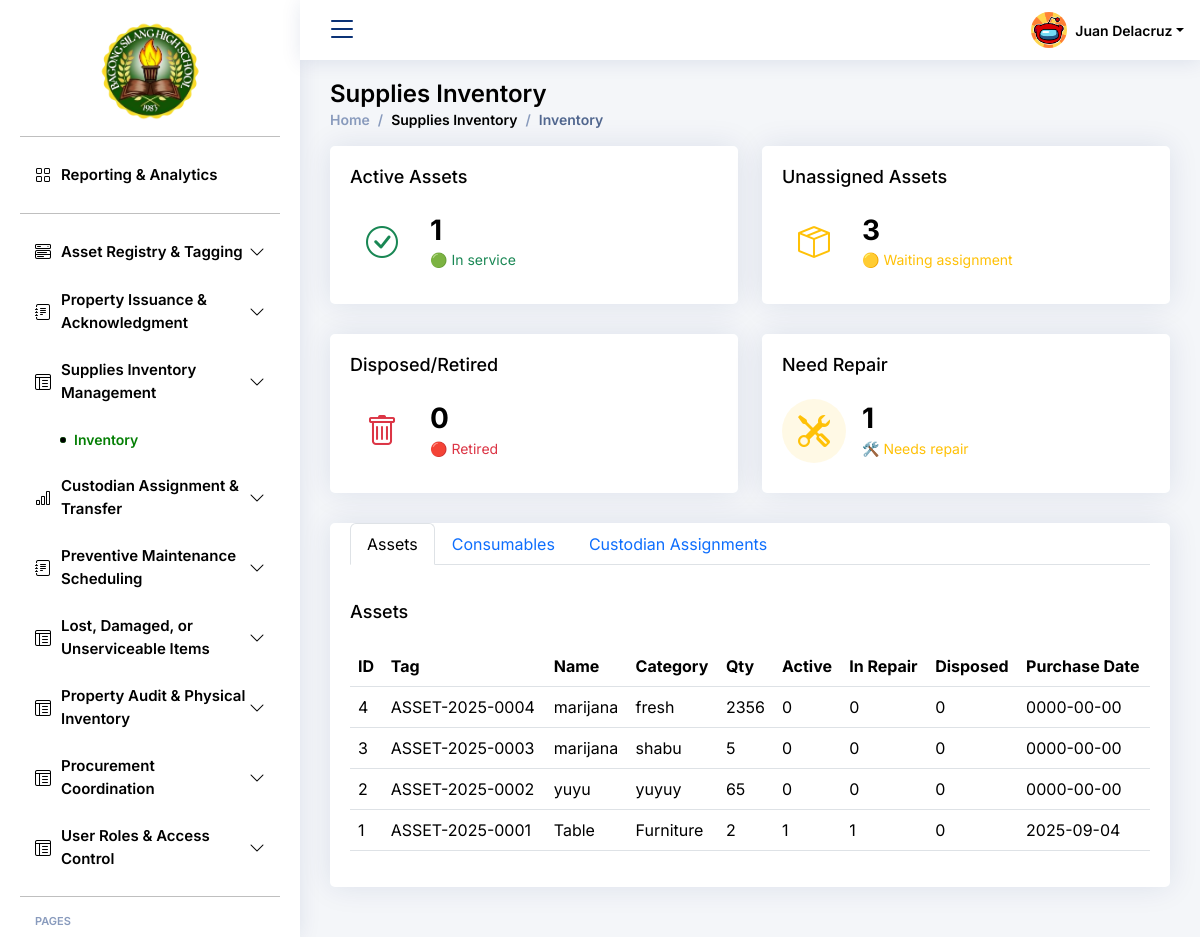
Screenshot of /supplies_inventory/inventory.php with the database file from the repository.
### tables this page shows
CREATE TABLE `bcp_sms4_asset` (
  `id` int(11) NOT NULL,
  `asset_tag` varchar(255) DEFAULT NULL,
  `name` varchar(255) NOT NULL,
  `category` varchar(255) NOT NULL,
  `quantity` int(11) NOT NULL,
  `active` int(11) NOT NULL,
  `in_repair` int(11) NOT NULL,
  `disposed` int(11) NOT NULL,
  `purchase_date` date NOT NULL,
  `created_at` date NOT NULL
);

### supplies_inventory/inventory.php (the view, shortened to what this page needs)
<!DOCTYPE html>
<html lang="en">
<head>
  <link href="../assets/vendor/bootstrap/css/bootstrap.min.css" rel="stylesheet">
  <link href="../assets/vendor/bootstrap-icons/bootstrap-icons.css" rel="stylesheet">
  <link href="../assets/vendor/boxicons/css/boxicons.min.css" rel="stylesheet">
  <link href="../assets/vendor/quill/quill.snow.css" rel="stylesheet">
  <link href="../assets/vendor/quill/quill.bubble.css" rel="stylesheet">
  <link href="../assets/vendor/remixicon/remixicon.css" rel="stylesheet">
  <link href="../assets/vendor/simple-datatables/style.css" rel="stylesheet">
  <link href="../assets/css/style.css" rel="stylesheet">
  <link href="../assets/css/schedule_maintenance.css" rel="stylesheet">
</head>
<body>
  <header id="header" class="header fixed-top d-flex align-items-center">
    <div class="d-flex align-items-center justify-content-between">
      <i class="bi bi-list toggle-sidebar-btn"></i>
    </div>
    <nav class="header-nav ms-auto">
      <ul class="d-flex align-items-center">
        <li class="nav-item dropdown pe-3">
          <a class="nav-link nav-profile d-flex align-items-center pe-0" href="#" data-bs-toggle="dropdown">
            <img src="../assets/img/default_profile.png" alt="Profile" class="rounded-circle">
            <span class="d-none d-md-block dropdown-toggle ps-2">Juan Delacruz</span>
          </a>
        </li>
      </ul>
    </nav>
  </header>
  <aside id="sidebar" class="sidebar">
    <ul class="sidebar-nav" id="sidebar-nav">
        <div class="flex items-center justify-center w-full h-16 bg-transparent">
            <img src="../assets/img/bagong_silang_logo.png"
                alt="Logo"
                style="width: 120px; height: auto; margin: 0 auto; display: block;">
        </div>
    <hr class="sidebar-divider">
      <li class="nav-item">
        <a class="nav-link " href="../dashboard.php">
          <i class="bi bi-grid"></i>
          <span>Reporting & Analytics</span>
        </a>
      </li>
      <hr class="sidebar-divider">
      <li class="nav-item">
        <a class="nav-link collapsed" data-bs-target="#components-nav" data-bs-toggle="collapse" href="#">
          <i class="bi bi-menu-button-wide"></i><span>Asset Registry & Tagging </span><i class="bi bi-chevron-down ms-auto"></i>
        </a>
      </li>
      <li class="nav-item">
        <a class="nav-link collapsed" data-bs-target="#forms-nav" data-bs-toggle="collapse" href="#">
          <i class="bi bi-journal-text"></i><span>Property Issuance & Acknowledgment</span><i class="bi bi-chevron-down ms-auto"></i>
        </a>
      </li>
      <li class="nav-item">
        <a class="nav-link collapsed" data-bs-target="#tables-nav" data-bs-toggle="collapse" href="#">
          <i class="bi bi-layout-text-window-reverse"></i><span>Supplies Inventory Management </span><i class="bi bi-chevron-down ms-auto"></i>
        </a>
        <ul id="tables-nav" class="nav-content collapse show" data-bs-parent="#sidebar-nav">
          <li>
            <a href="inventory.php" class="active">
              <i class="bi bi-circle"></i><span>Inventory</span>
            </a>
          </li>
        </ul>
      </li>
      <li class="nav-item">
        <a class="nav-link collapsed" data-bs-target="#charts-nav" data-bs-toggle="collapse" href="#">
          <i class="bi bi-bar-chart"></i><span>Custodian Assignment & Transfer</span><i class="bi bi-chevron-down ms-auto"></i>
        </a>
      </li>
      <li class="nav-item">
        <a class="nav-link collapsed" data-bs-target="#icons-nav" data-bs-toggle="collapse" href="#">
          <i class="bi bi-journal-text"></i><span>Preventive Maintenance Scheduling </span><i class="bi bi-chevron-down ms-auto"></i>
        </a>
      </li>
        <li class="nav-item">
        <a class="nav-link collapsed" data-bs-target="#tables-nav" data-bs-toggle="collapse" href="#">
          <i class="bi bi-layout-text-window-reverse"></i><span>Lost, Damaged, or Unserviceable Items</span><i class="bi bi-chevron-down ms-auto"></i>
        </a>
      </li>
    <li class="nav-item">
        <a class="nav-link collapsed" data-bs-target="#tables-nav" data-bs-toggle="collapse" href="#">
          <i class="bi bi-layout-text-window-reverse"></i><span>Property Audit & Physical Inventory</span><i class="bi bi-chevron-down ms-auto"></i>
        </a>
      </li>
      <li class="nav-item">
        <a class="nav-link collapsed" data-bs-target="#tables-nav" data-bs-toggle="collapse" href="#">
          <i class="bi bi-layout-text-window-reverse"></i><span>Procurement Coordination</span><i class="bi bi-chevron-down ms-auto"></i>
        </a>
      </li>
      <li class="nav-item">
        <a class="nav-link collapsed" data-bs-target="#tables-nav" data-bs-toggle="collapse" href="#">
          <i class="bi bi-layout-text-window-reverse"></i><span>User Roles & Access Control</span><i class="bi bi-chevron-down ms-auto"></i>
        </a>
      </li>
      <hr class="sidebar-divider">
      <li class="nav-heading">Pages</li>
    </ul>
  </aside>
  <main id="main" class="main">
    <div class="pagetitle">
      <h1>Supplies Inventory</h1>
      <nav>
        <ol class="breadcrumb">
          <li class="breadcrumb-item"><a href="dashboard.php">Home</a></li>
          <li class="breadcrumb-item">Supplies Inventory</li>
          <li class="breadcrumb-item active">Inventory</li>
        </ol>
      </nav>
    </div>
    <?php
        include '../connection.php';
        $active_assets = 0;
        $result = $conn->query("SELECT COUNT(*) as total FROM bcp_sms4_asset WHERE active > 0");
        if ($result && $row = $result->fetch_assoc()) {
            $active_assets = $row['total'];
        }
        $unassigned_assets = 0;
        $result = $conn->query("
            SELECT COUNT(*) as total
            FROM bcp_sms4_asset a
            WHERE a.active = 0 AND a.in_repair = 0 AND a.disposed = 0
        ");
        if ($result && $row = $result->fetch_assoc()) {
            $unassigned_assets = $row['total'];
        }
        $disposed_assets = 0;
        $result = $conn->query("SELECT COUNT(*) as total FROM bcp_sms4_asset WHERE disposed > 0");
        if ($result && $row = $result->fetch_assoc()) {
            $disposed_assets = $row['total'];
        }
        $need_repair = 0;
        $result = $conn->query("SELECT COUNT(*) as total FROM bcp_sms4_asset WHERE in_repair > 0");
        if ($result && $row = $result->fetch_assoc()) {
            $need_repair = $row['total'];
        }
        ?>
  <section class="section dashboard">
      <div class="row">
<div class="col-xxl-3 col-md-6">
  <div class="card info-card">
    <div class="card-body">
      <h5 class="card-title">Active Assets</h5>
      <div class="d-flex align-items-center">
        <div class="card-icon rounded-circle d-flex align-items-center justify-content-center">
          <i class="bi bi-check-circle text-success"></i>
        </div>
        <div class="ps-3">
          <h6><?php echo $active_assets; ?></h6>
          <span class="text-success small">🟢 In service</span>
        </div>
      </div>
    </div>
  </div>
</div>
<div class="col-xxl-3 col-md-6">
  <div class="card info-card">
    <div class="card-body">
      <h5 class="card-title">Unassigned Assets</h5>
      <div class="d-flex align-items-center">
        <div class="card-icon rounded-circle d-flex align-items-center justify-content-center">
          <i class="bi bi-box-seam text-warning"></i>
        </div>
        <div class="ps-3">
          <h6><?php echo $unassigned_assets; ?></h6>
          <span class="text-warning small">🟡 Waiting assignment</span>
        </div>
      </div>
    </div>
  </div>
</div>
<div class="col-xxl-3 col-md-6">
  <div class="card info-card">
    <div class="card-body">
      <h5 class="card-title">Disposed/Retired</h5>
      <div class="d-flex align-items-center">
        <div class="card-icon rounded-circle d-flex align-items-center justify-content-center">
          <i class="bi bi-trash text-danger"></i>
        </div>
        <div class="ps-3">
          <h6><?php echo $disposed_assets; ?></h6>
          <span class="text-danger small">🔴 Retired</span>
        </div>
      </div>
    </div>
  </div>
</div>
<div class="col-xxl-3 col-md-6">
  <div class="card info-card">
    <div class="card-body">
      <h5 class="card-title">Need Repair</h5>
      <div class="d-flex align-items-center">
        <div class="card-icon rounded-circle d-flex align-items-center justify-content-center bg-warning bg-opacity-10">
          <i class="bi bi-tools text-warning"></i>
        </div>
        <div class="ps-3">
          <h6><?php echo $need_repair; ?></h6>
          <span class="text-warning small">🛠️ Needs repair</span>
        </div>
      </div>
    </div>
  </div>
</div>
<section class="section">
  <div class="row">
    <div class="col-lg-12">
      <div class="card">
        <div class="card-body">
          <ul class="nav nav-tabs" id="assetTabs" role="tablist">
            <li class="nav-item" role="presentation">
              <button class="nav-link active" id="assets-tab" data-bs-toggle="tab" data-bs-target="#assets" type="button" role="tab">Assets</button>
            </li>
            <li class="nav-item" role="presentation">
              <button class="nav-link" id="consumables-tab" data-bs-toggle="tab" data-bs-target="#consumables" type="button" role="tab">Consumables</button>
            </li>
            <li class="nav-item" role="presentation">
              <button class="nav-link" id="assignments-tab" data-bs-toggle="tab" data-bs-target="#assignments" type="button" role="tab">Custodian Assignments</button>
            </li>
          </ul>
          <div class="tab-content mt-3" id="assetTabsContent">
            <div class="tab-pane fade show active" id="assets" role="tabpanel">
              <h5 class="card-title">Assets</h5>
              <table class="table datatable">
                <thead>
                  <tr>
                    <th>ID</th>
                    <th>Tag</th>
                    <th>Name</th>
                    <th>Category</th>
                    <th>Qty</th>
                    <th>Active</th>
                    <th>In Repair</th>
                    <th>Disposed</th>
                    <th>Purchase Date</th>
                  </tr>
                </thead>
                    <tbody>
                    <?php
                    $assets = $conn->query("SELECT * FROM bcp_sms4_asset ORDER BY id DESC");
                    if ($assets && $assets->num_rows > 0):
                        while ($row = $assets->fetch_assoc()):
                    ?>
                        <tr>
                            <td><?= $row['id'] ?></td>
                            <td><?= $row['asset_tag'] ?></td>
                            <td><?= $row['name'] ?></td>
                            <td><?= $row['category'] ?></td>
                            <td><?= $row['quantity'] ?></td>
                            <td><?= $row['active'] ?></td>
                            <td><?= $row['in_repair'] ?></td>
                            <td><?= $row['disposed'] ?></td>
                            <td><?= $row['purchase_date'] ?></td>
                        </tr>
                    <?php
                        endwhile;
                    else:
                    ?>
                        <tr><td colspan="9">No assets found</td></tr>
                    <?php endif; ?>
                    </tbody>
              </table>
            </div>
          </div>
        </div>
      </div>
    </div>
  </div>
</section>
  </main>
  </body>
</html>

### assets/css/style.css (style rules this page uses)
:root { scroll-behavior: smooth; }
body { font-family: "Inter", sans-serif; background: #f6f9ff; color: #444444; }
a { color: #4154f1; text-decoration: none; }
h1, h2, h3, h4, h5, h6 { font-family: "Inter", sans-serif; }
#main { margin-top: 60px; padding: 20px 30px; transition: all 0.3s; }
.pagetitle { margin-bottom: 10px; }
.pagetitle h1 { font-size: 24px; margin-bottom: 0; font-weight: 600; color: #000000; }
.card { margin-bottom: 30px; border: none; border-radius: 5px; box-shadow: 0px 0 30px rgba(1, 41, 112, 0.1); }
.card-title { padding: 20px 0 15px 0; font-size: 18px; font-weight: 500; color: #000000; font-family: "Inter", sans-serif; }
.card-body { padding: 0 20px 20px 20px; }
.breadcrumb { font-size: 14px; font-family: "Inter", sans-serif; color: #000000; font-weight: 600; }
.breadcrumb a { color: #899bbd; transition: 0.3s; }
.breadcrumb .breadcrumb-item::before { color: #899bbd; }
.breadcrumb .active { color: #51678f; font-weight: 600; }
.header { transition: all 0.3s; z-index: 997; height: 60px; box-shadow: 0px 2px 20px rgba(1, 41, 112, 0.1); background-color: #fff; padding-left: 1rem; position: fixed; top: 0; left: 0; right: 0; }
.header .toggle-sidebar-btn { font-size: 32px; padding-left: 10px; cursor: pointer; color: #012970; }
.header-nav ul { list-style: none; }
.header-nav>ul { margin: 0; padding: 0; }
.header-nav .nav-profile { color: #000000; }
.header-nav .nav-profile img { max-height: 36px; }
.header-nav .nav-profile span { font-size: 14px; font-weight: 600; }
.sidebar { position: fixed; top: 0; left: 0; bottom: 0; width: 300px; z-index: 996; transition: all 0.3s; padding: 20px; overflow-y: auto; scrollbar-width: thin; scrollbar-color: #aab7cf transparent; box-shadow: 0px 0px 20px rgba(1, 41, 112, 0.1); background-color: #ffffff; }
.sidebar hr.sidebar-divider { border-top: 1px solid #000000; }
@media (min-width: 1200px) { #main, #footer, #header { margin-left: 300px; } }
.sidebar-nav { padding: 0; margin: 0; list-style: none; }
.sidebar-nav li { padding: 0; margin: 0; list-style: none; }
.sidebar-nav .nav-item { margin-bottom: 5px; }
.sidebar-nav .nav-heading { font-size: 11px; text-transform: uppercase; color: #899bbd; font-weight: 600; margin: 10px 0 5px 15px; }
.sidebar-nav .nav-link { display: flex; align-items: center; font-size: 15px; font-weight: 600; color: #000000; transition: 0.3; background: #ffffff; padding: 10px 15px; border-radius: 4px; }
.sidebar-nav .nav-link i { font-size: 16px; margin-right: 10px; color: #000000; }
.sidebar-nav .nav-link.collapsed { color: #000000; background: #ffffff; }
.sidebar-nav .nav-link.collapsed i { color: #000000; }
.sidebar-nav .nav-link .bi-chevron-down { margin-right: 0; transition: transform 0.3s ease-in-out; }
.sidebar-nav .nav-content { padding: 5px 0 0 0; margin: 0; list-style: none; }
.sidebar-nav .nav-content a { display: flex; align-items: center; font-size: 14px; font-weight: 600; color: #000000; transition: 0.3; padding: 10px 0 10px 40px; transition: 0.3s; }
.sidebar-nav .nav-content a i { font-size: 6px; margin-right: 8px; line-height: 0; border-radius: 50%; }
.sidebar-nav .nav-content a:hover, .sidebar-nav .nav-content a.active { color: #047f04; background: #ffffff; }
.sidebar-nav .nav-content a.active i { background-color: #000000; }
.dashboard .info-card { padding-bottom: 10px; }
.dashboard .info-card h6 { font-size: 28px; color: #000000; font-weight: 700; margin: 0; padding: 0; }
.dashboard .card-icon { font-size: 32px; line-height: 0; width: 64px; height: 64px; flex-shrink: 0; flex-grow: 0; }

### assets/css/schedule_maintenance.css (style rules this page uses)
html, body { margin: 0; padding: 0; font-family: "Inter", sans-serif; background: #f4f6f9; }

### rows the page displays
bcp_sms4_asset: id "4", asset_tag "ASSET-2025-0004", name "marijana", category "fresh", quantity "2356", active "0", in_repair "0", disposed "0", purchase_date "0000-00-00"
bcp_sms4_asset: id "3", asset_tag "ASSET-2025-0003", name "marijana", category "shabu", quantity "5", active "0", in_repair "0", disposed "0", purchase_date "0000-00-00"
bcp_sms4_asset: id "2", asset_tag "ASSET-2025-0002", name "yuyu", category "yuyuy", quantity "65", active "0", in_repair "0", disposed "0", purchase_date "0000-00-00"
bcp_sms4_asset: id "1", asset_tag "ASSET-2025-0001", name "Table", category "Furniture", quantity "2", active "1", in_repair "1", disposed "0", purchase_date "2025-09-04"

### other values shown
$active_assets "1"
$unassigned_assets "3"
$disposed_assets "0"
$need_repair "1"
